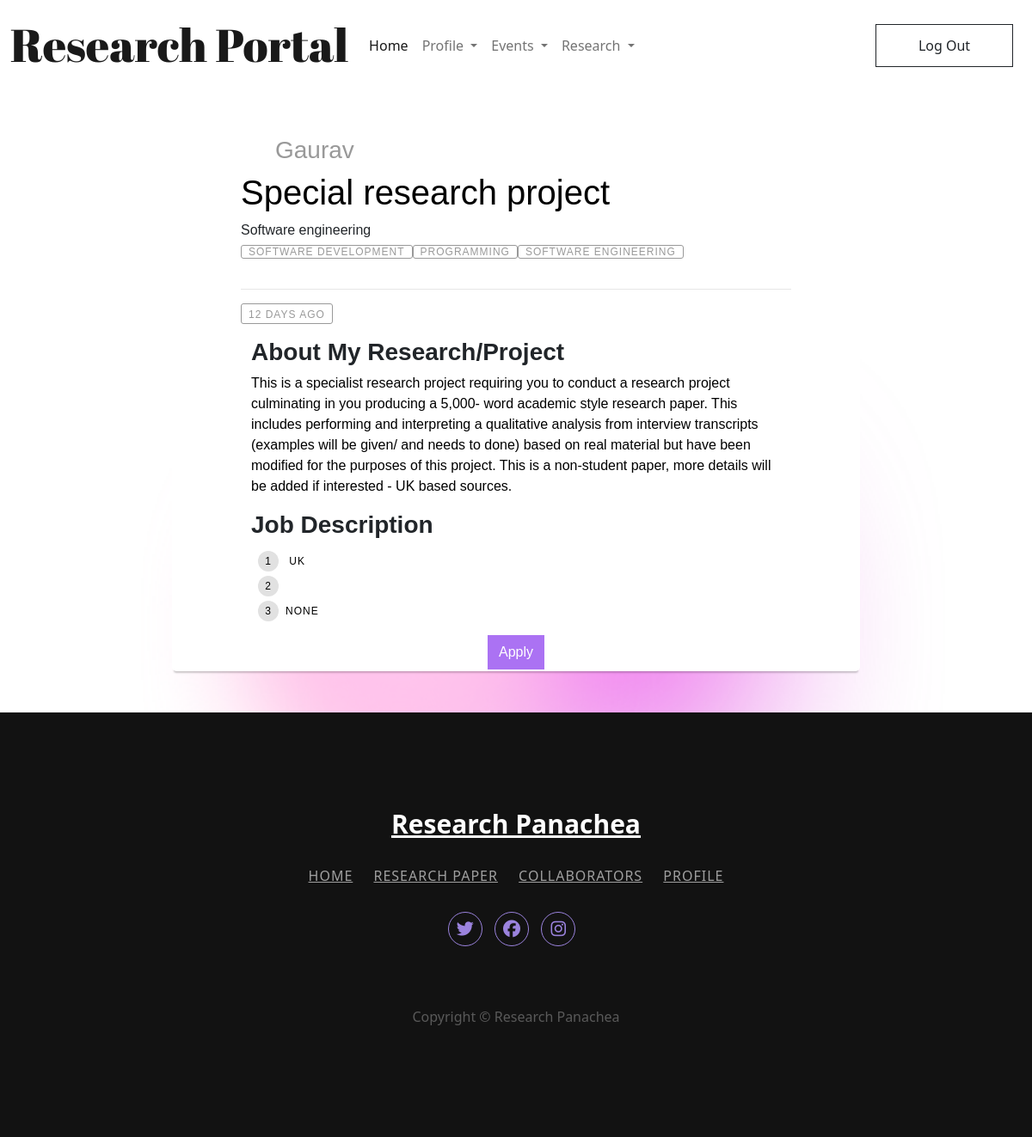
Before: /collaboration/viewcollab/3 with the older database file.
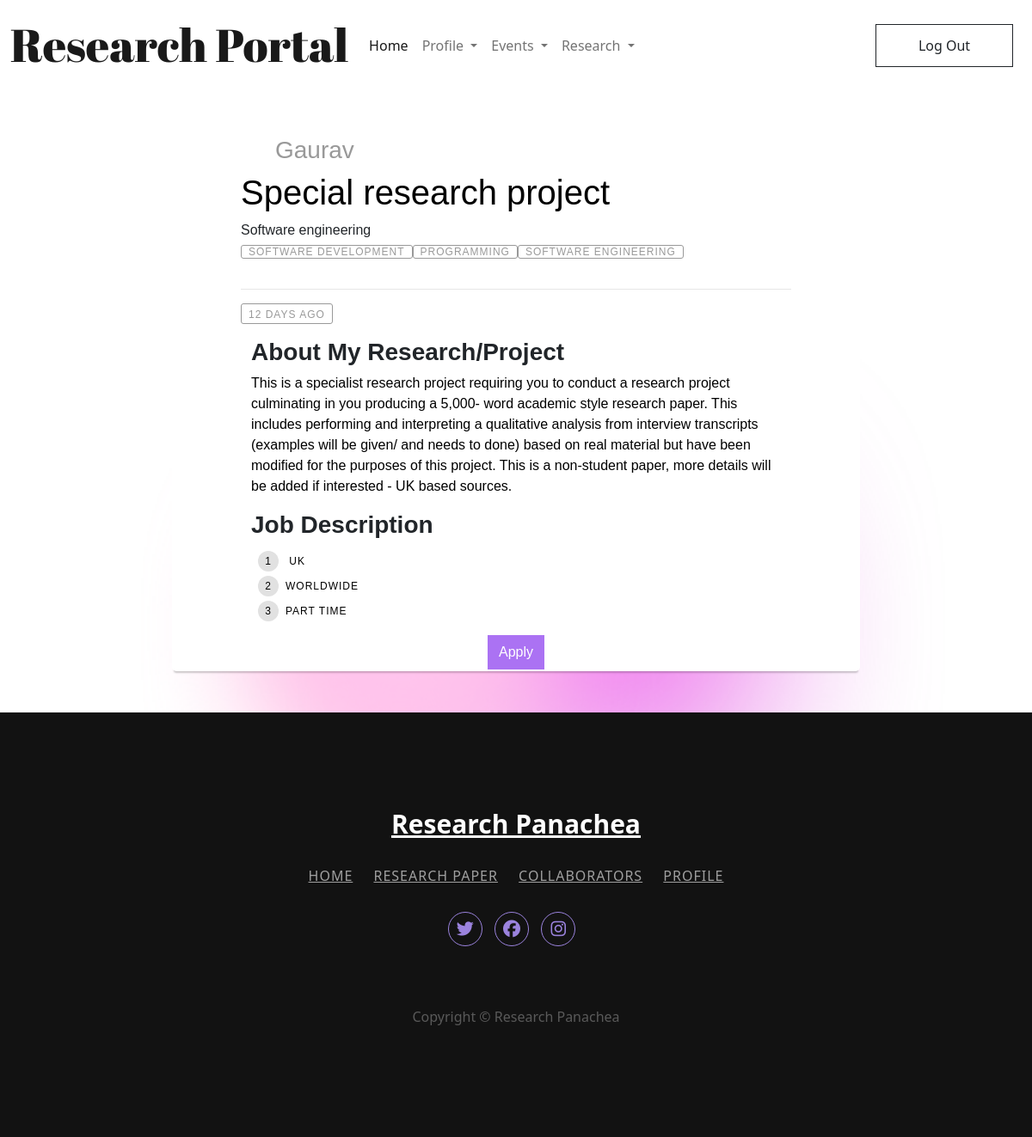
After: the same page with the newer database file.
### collaboration/models.py (models this page shows)
class CollaborationRequests(models.Model):
    user = models.IntegerField(null=True)#pk of Users
    title = models.CharField(max_length=500)
    description = models.TextField()
    domain = models.CharField(max_length=500, null=True)
    skills = models.CharField(max_length=500, null=True)
    pref_workplace = models.CharField(max_length=500, null=True)
    state = models.CharField(max_length=500, null=True)
    country = models.CharField(max_length=500, null=True)
    deadline = models.DateField(null=True)
    organisation = models.CharField(max_length=500, null=True)
    media = models.FileField(upload_to='users_media/collabfiles', null=True)
    duration = models.CharField(max_length=500, null=True)
    work_type = models.CharField(max_length=500, null=True) #Part time or Full time
    created_at = models.DateTimeField(auto_now_add=True)

### collaboration/views.py (the view)
# urls.py: path('viewcollab/<cid>', views.viewcollab, name='viewcollab'),
def viewcollab(request,cid):
    if request.method == "GET":
        collab = CollaborationRequests.objects.filter(id = cid)[0]
        user = Users.objects.filter(id= collab.user)[0]
        skills = collab.skills.split(';')
        context = {
            'collab':collab,
            'username':user.username,
            'skills':skills
        }
        return render(request, 'collabdetails.html', context)
        return HttpResponse('EXPAND PAGE FOR COLLABOATION REQUEST')

### templates/collabdetails.html (shortened to what the changed rows need)
{% load static %}
{% load index %}
<!DOCTYPE html>
<html lang="en">
<head>
    <link href="https://cdn.jsdelivr.net/npm/bootstrap@5.0.2/dist/css/bootstrap.min.css" rel="stylesheet">
    <link rel="stylesheet" type="text/css" href="{% static 'css/collabdetails.css' %}">
</head>
<body style="background-image: url('../static/img/light-bg.png')">
        <div class="container">
            <div class="blog-container">
            <div class="blog-body">
                <div class="blog-title">
                <h1><a href="#">{{collab.title}}</a></h1>
                </div>
                <div class="blog-summary">
                <strong>{{collab.domain}}</strong>
                </div>
            </div>
            <div class="blog-footer">
                <div class="container">
                    <div class="blog-summary">
                        <p>{{collab.description}}</p>
                    </div>
                    <div class="blog-summary">
                            <ol class="number-circle-list">
                                <li class="number-circle-list--list-item">{{collab.state}} {{collab.country}}</li>
                                <li class="number-circle-list--list-item">{{collab.pref_workplace}}</li>
                                <li class="number-circle-list--list-item">{{collab.work_type}}</li>
                            </ol>
                    </div>
                </div>
            </div>
            </div>
            </div>
<footer class="footer-07">
    <div class="container">
        <div class="row justify-content-center">
            <div class="col-md-12 text-center">
                <h2 class="footer-heading"><a href="#" class="logo">Research Panachea</a></h2>
            </div>
        </div>
    </div>
</footer>
</body>
</html>

Changed rows visible on the page:
changed CollaborationRequests "Special research project": pref_workplace (not shown) → "WORLDWIDE"; work_type "NONE" → "PART TIME"
